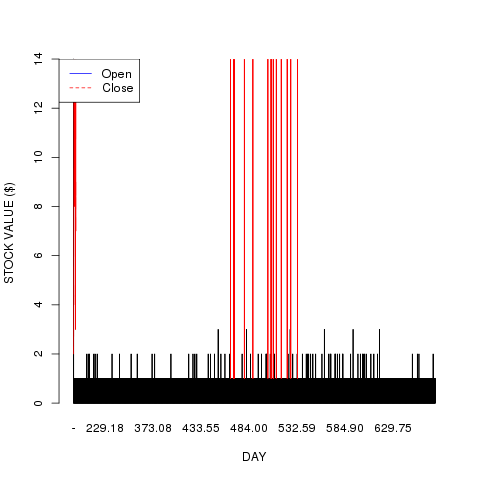

Generate this figure with R:
library(ggplot2)

require(devEMF)
emf('goog.emf')

data <- read.csv("http://www.google.com/finance/historical?q=GOOG&startdate=Aug+19%2C+2004&enddate=Mar+1%2C+2013&output=csv ", sep=",", header=1)

# reverse data rows
goog = data[nrow(data):1, ]

print(names(data))
print(names(data)[c(2,5)])
print(goog[, 2])
#print(goog)

write.csv(goog, file = "goog.csv")
write.table(goog, file = "goog.tab")

#axis = (1, lab = aapl[2])
#axis = (2, aapl[2])
#box()

# open value
#plot(aapl[,1], aapl[,5], xlab = "TIME", ylab = "PRICE ($)", type = "l", col="blue")
#plot(as.numeric(goog[,2]), xlab = "DAY", ylab = "STOCK VALUE ($)", lty = 1, col="blue")
plot(goog[,2], xlab = "DAY", ylab = "STOCK VALUE ($)", type = "l", col="blue")

# close value
#lines(as.numeric(goog[,5]), col="red")
#lines(goog[,5], col="red")
lines(goog[,2], type = "l", col="red")
#lines(goog[,3], type = "l", col="green")

#legend("topleft", names(data)[c(2,5)], fill = heat.colors(2))
#legend("topleft", names(data)[c(2,3,5)], lty = 1:3, col = c('blue', 'red', 'green'))
legend("topleft", names(data)[c(2,5)], lty = 1:2, col = c('blue', 'red'))
#legend("topleft", names(data)[c(2,5)], lty = 1, col = c('red', 'blue'))

#matplot(aapl[,1], aapl[,5], type = "l", col="red")
#plot(aapl[c(1:40), 1], aapl[c(1:40),5], xlab = "TIME", ylab = "PRICE ($)", type = "l", col="blue")
#plot(aapl[c(1:40),5], xlab = "TIME", ylab = "PRICE ($)", type = "l", col="blue")

# simple example
#x <- c(1,3,6,9,12)
#y <- c(1.5,2,7,8,15)
#plot(x,y, pch=15, col="blue")

# Example 2. Draw a plot, set a bunch of parameters.
#plot(x,y, xlab="x axis", ylab="y axis", main="my plot", ylim=c(0,20), xlim=c(0,20), pch=15, col="blue")
# fit a line to the points
#myline.fit <- lm(y ~ x)

# get information about the fit
#summary(myline.fit)

# draw the fit line on the plot
#abline(myline.fit)

# add some more points to the graph
#x2 <- c(0.5, 3, 5, 8, 12)
#y2 <- c(0.8, 1, 2, 4, 6)

#points(x2, y2, pch=16, col="green")

# header = TRUE ignores the first line, check.names = FALSE allows '+' in 'C++'
#benchmark <- read.table("", header = TRUE, row.names = "vwnd", check.names = FALSE)

# 't()' is matrix tranposition, 'beside = TRUE' separates the benchmarks, 'heat' provides nice colors
#barplot(t(as.matrix(benchmark)), beside = TRUE, col = heat.colors(6))
#barplot(t(as.matrix(benchmark)), beside = TRUE, col = heat.colors(6), xlab = "DAY", ylab = "STOCK VALUE ($)")

# 'cex' stands for 'character expansion', 'bty' for 'box type' (we don't want borders)
#legend("topright", names(benchmark), cex = 0.9, bty = "n", fill = heat.colors(6))
